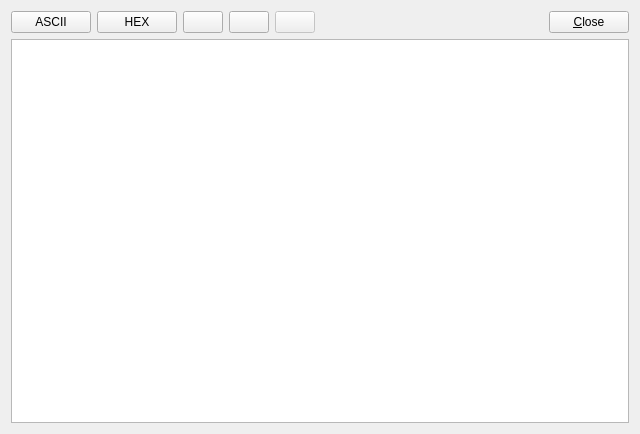
<?xml version="1.0" encoding="UTF-8"?>
<ui version="4.0">
 <class>Console</class>
 <widget class="QWidget" name="Console">
  <property name="geometry">
   <rect>
    <x>0</x>
    <y>0</y>
    <width>640</width>
    <height>434</height>
   </rect>
  </property>
  <property name="windowTitle">
   <string>Console</string>
  </property>
  <layout class="QVBoxLayout" name="verticalLayout">
   <item>
    <widget class="QWidget" name="Panel1" native="true">
     <property name="enabled">
      <bool>true</bool>
     </property>
     <property name="toolTip">
      <string/>
     </property>
     <property name="layoutDirection">
      <enum>Qt::LeftToRight</enum>
     </property>
     <property name="text" stdset="0">
      <string/>
     </property>
     <layout class="QHBoxLayout" name="horizontalLayout">
      <property name="leftMargin">
       <number>0</number>
      </property>
      <property name="topMargin">
       <number>0</number>
      </property>
      <property name="rightMargin">
       <number>0</number>
      </property>
      <property name="bottomMargin">
       <number>0</number>
      </property>
      <item>
       <widget class="QPushButton" name="btnAsc">
        <property name="sizePolicy">
         <sizepolicy hsizetype="Fixed" vsizetype="Fixed">
          <horstretch>0</horstretch>
          <verstretch>0</verstretch>
         </sizepolicy>
        </property>
        <property name="toolTip">
         <string>Ascii View</string>
        </property>
        <property name="text">
         <string>ASCII</string>
        </property>
        <property name="checkable">
         <bool>true</bool>
        </property>
       </widget>
      </item>
      <item>
       <widget class="QPushButton" name="btnHex">
        <property name="sizePolicy">
         <sizepolicy hsizetype="Fixed" vsizetype="Fixed">
          <horstretch>0</horstretch>
          <verstretch>0</verstretch>
         </sizepolicy>
        </property>
        <property name="toolTip">
         <string>Hex View</string>
        </property>
        <property name="text">
         <string>HEX</string>
        </property>
        <property name="checkable">
         <bool>true</bool>
        </property>
       </widget>
      </item>
      <item>
       <widget class="QPushButton" name="btnStop">
        <property name="sizePolicy">
         <sizepolicy hsizetype="Fixed" vsizetype="Fixed">
          <horstretch>0</horstretch>
          <verstretch>0</verstretch>
         </sizepolicy>
        </property>
        <property name="toolTip">
         <string>Pause</string>
        </property>
        <property name="text">
         <string/>
        </property>
        <property name="icon">
         <iconset resource="../icon/resources.qrc">
          <normaloff>:/buttons/pause</normaloff>:/buttons/pause</iconset>
        </property>
        <property name="checkable">
         <bool>true</bool>
        </property>
       </widget>
      </item>
      <item>
       <widget class="QPushButton" name="btnDown">
        <property name="sizePolicy">
         <sizepolicy hsizetype="Fixed" vsizetype="Fixed">
          <horstretch>0</horstretch>
          <verstretch>0</verstretch>
         </sizepolicy>
        </property>
        <property name="toolTip">
         <string>Scroll Down</string>
        </property>
        <property name="text">
         <string/>
        </property>
        <property name="icon">
         <iconset resource="../icon/resources.qrc">
          <normaloff>:/buttons/fitd</normaloff>:/buttons/fitd</iconset>
        </property>
       </widget>
      </item>
      <item>
       <widget class="QPushButton" name="btnClear">
        <property name="enabled">
         <bool>false</bool>
        </property>
        <property name="sizePolicy">
         <sizepolicy hsizetype="Fixed" vsizetype="Fixed">
          <horstretch>0</horstretch>
          <verstretch>0</verstretch>
         </sizepolicy>
        </property>
        <property name="toolTip">
         <string>Clear messages</string>
        </property>
        <property name="text">
         <string/>
        </property>
        <property name="icon">
         <iconset resource="../icon/resources.qrc">
          <normaloff>:/buttons/del</normaloff>:/buttons/del</iconset>
        </property>
       </widget>
      </item>
      <item>
       <spacer name="horizontalSpacer">
        <property name="orientation">
         <enum>Qt::Horizontal</enum>
        </property>
        <property name="sizeHint" stdset="0">
         <size>
          <width>40</width>
          <height>20</height>
         </size>
        </property>
       </spacer>
      </item>
      <item>
       <widget class="QPushButton" name="btnClose">
        <property name="toolTip">
         <string/>
        </property>
        <property name="text">
         <string>&amp;Close</string>
        </property>
       </widget>
      </item>
     </layout>
    </widget>
   </item>
   <item>
    <widget class="QPlainTextEdit" name="textEdit">
     <property name="readOnly">
      <bool>true</bool>
     </property>
    </widget>
   </item>
  </layout>
 </widget>
 <resources>
  <include location="../icon/resources.qrc"/>
 </resources>
 <connections/>
</ui>
